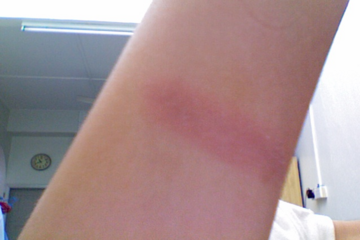
#> input picture RASPI/pictures/1st_degree_burn.png, 360 x 240 px, given in place of the camera
$ python 'new_motion_overwrite (1).py'
#> lines starting #> are read from the running program, lines starting #| are printed output that depends on the picture
from genericpath import exists
import cv2
import time
import pandas as pd

from datetime import datetime
from sqlalchemy import create_engine
import requests

import base64
static_back = None

motion_list = [None, None]

time = []

video = cv2.VideoCapture(0)

while True:

    check, frame = video.read()
#> frame is the input picture: shape (240, 360, 3); mean B, G, R 145.3, 143.6, 167.8
    motion = 0

    gray = cv2.cvtColor(frame, cv2.COLOR_BGR2GRAY)
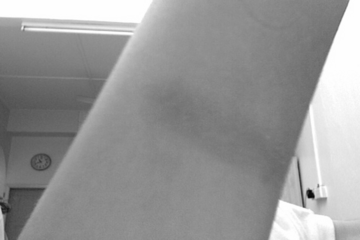
#> gray: shape (240, 360); min 6, max 255, mean 151.1
    gray = cv2.GaussianBlur(gray, (21, 21), 0)
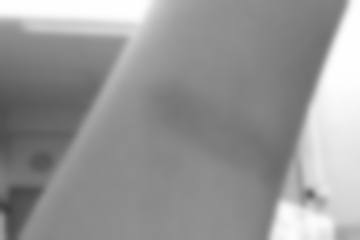
#> gray: shape (240, 360); min 63, max 254, mean 151

    if static_back is None:
        static_back = gray
        continue

    diff_frame = cv2.absdiff(static_back, gray)

    thresh_frame = cv2.threshold(diff_frame, 30, 255, cv2.THRESH_BINARY)[1]
    thresh_frame = cv2.dilate(thresh_frame, None, iterations=2)

    cnts, _ = cv2.findContours(thresh_frame.copy(),
                               cv2.RETR_EXTERNAL, cv2.CHAIN_APPROX_SIMPLE)

    for contour in cnts:
        if cv2.contourArea(contour) < 10000:
            continue
        motion = 1

        (x, y, w, h) = cv2.boundingRect(contour)
        cv2.rectangle(frame, (x, y), (x + w, y + h), (0, 255, 0), 3)

    motion_list.append(motion)

    motion_list = motion_list[-2:]

    if motion_list[-1] == 1 and motion_list[-2] == 0:
        url = 'http://localhost:3000/time'

        result, image = video.read()
        date = datetime.now()
        date2 = "motion_capture " + date.strftime("%m-%d-%Y, %H-%M-%S")
        date3 = date2+".png"

        cv2.imwrite(date3, image)

        with open(date3, "rb") as f:
            png_encoded = base64.b64encode(
                f.read())
            print(png_encoded)

        myobj = {'time_captured': str(
            datetime.now()), 'captured_image': png_encoded}
        requests.post(url, data=myobj)

    cv2.imshow("Gray Frame", gray)
    cv2.imshow("Difference Frame", diff_frame)
    cv2.imshow("Threshold Frame", thresh_frame)
    cv2.imshow("Color Frame", frame)

    key = cv2.waitKey(1)
    if key == ord('g'):
        break

video.release()
cv2.destroyAllWindows()

$ run again, on RASPI/pictures/2nd_degree_burn.png
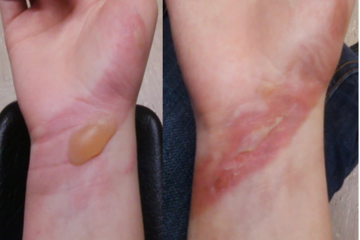
#> input picture RASPI/pictures/2nd_degree_burn.png, 360 x 240 px, given in place of the camera
#> frame is the input picture: shape (240, 360, 3); mean B, G, R 114.6, 115.8, 151.7
#> `gray = cv2.cvtColor(frame, cv2.COLOR_BGR2GRAY)`:
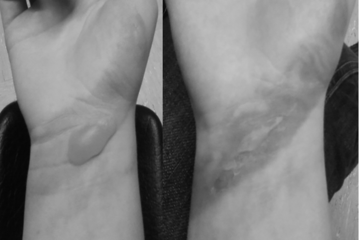
#> gray: shape (240, 360); min 6, max 255, mean 126.4
#> `gray = cv2.GaussianBlur(gray, (21, 21), 0)`:
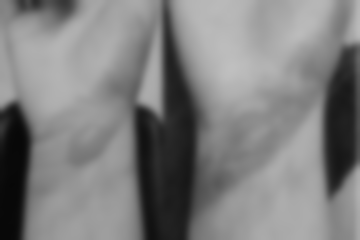
#> gray: shape (240, 360); min 7, max 191, mean 126.2
